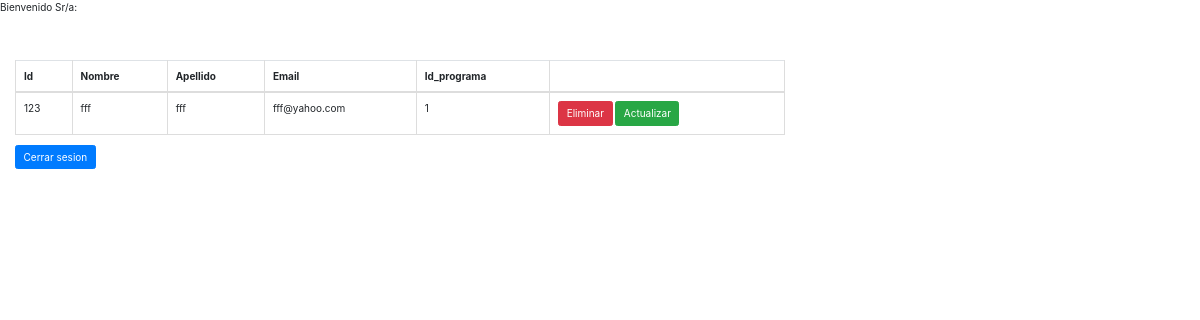
/gestionempleados2/procesos/modal_seleccionar_aprendices_registrados.php, run on the app's committed database.
### tables this page shows
CREATE TABLE `aprendiz` (
  `idapre` int(11) NOT NULL,
  `nombreapre` varchar(100) DEFAULT NULL,
  `apellidoapre` varchar(100) DEFAULT NULL,
  `emailapre` varchar(100) DEFAULT NULL,
  `idprograma` int(11) DEFAULT NULL,
  PRIMARY KEY (`idapre`),
  KEY `fk_aprendiz_programa` (`idprograma`),
  CONSTRAINT `fk_aprendiz_programa` FOREIGN KEY (`idprograma`) REFERENCES `programa` (`idprograma`) ON DELETE NO ACTION ON UPDATE CASCADE
);

### gestionempleados2/procesos/modal_seleccionar_aprendices_registrados.php (the view, shortened to what this page needs)
<!DOCTYPE html>
<html lang="es">
<head>
	<link rel="stylesheet" type="text/css" href="../bootstrap/css/bootstrap.min.css">
	 <link rel="stylesheet" href="https://maxcdn.bootstrapcdn.com/bootstrap/4.3.1/css/bootstrap.min.css">
</head>
<body>
	<?php
			echo "Bienvenido Sr/a: ";
		?>
	<br>
	<br/>
    <br>
	<br>
	<div class="col-md-8">
	<table class="table table-bordered">
		<thead>
			<tr>
				<th>Id</th>
				<th>Nombre</th>
				<th>Apellido</th>
				<th>Email</th>
				<th>Id_programa</th>
				<th></th>
			</tr>
		</thead>
		<tbody>
			<?php
			require_once "../php/conexion.php";
			$query = "SELECT * FROM aprendiz";
			$result_tasks = mysqli_query($mysqli, $query);
			while ($row = mysqli_fetch_assoc($result_tasks)) { ?>
			<tr>
				<td><?php echo $row['idapre'];?></td>
				<td><?php echo $row['nombreapre'];?></td>
				<td><?php echo $row['apellidoapre'];?></td>
				<td><?php echo $row['emailapre'];?></td>
				<td><?php echo $row['idprograma'];?></td>
				<td>
					<a href="../eliminar_aprendices_registrados_modal.php?id=<?php echo $row['idapre']?>" class="btn btn-danger">Eliminar</a>
					<a href="../actualizar_datos_estudiante_modal.php?id=<?php echo $row['idapre']?>" class="btn btn-success">Actualizar</a>
				</td>
			</tr>
			<?php } ?>
		</tbody>
	</table>
	<a href="../procesos/logout.php" class="btn btn-primary">Cerrar sesion</a>
	</div>
</body>
</html>

### data on the page
aprendiz: idapre "123", nombreapre "fff", apellidoapre "fff", emailapre "fff@yahoo.com", idprograma "1"
